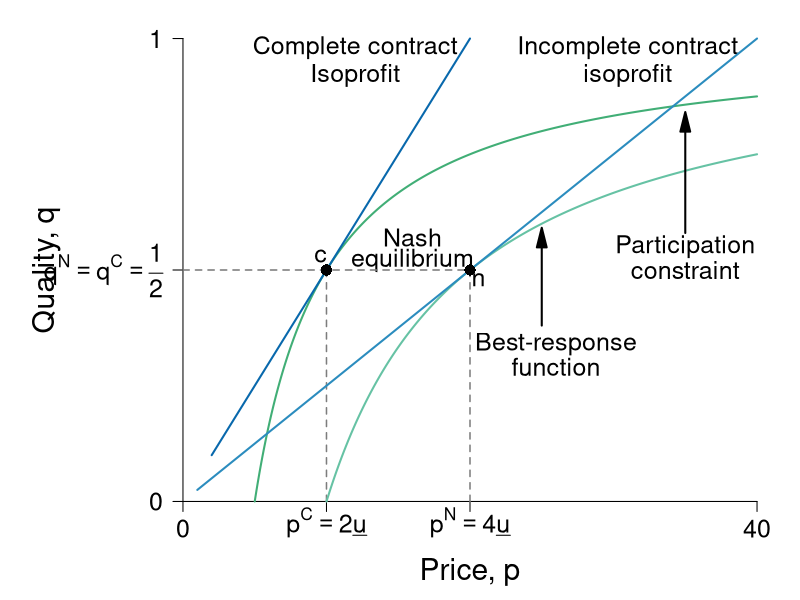

Generate this figure with R:
require(ggplot2)
require(shape)
pdf(file = "information_power/information_icc_pc.pdf", width = 9, height = 7)

#Set parameters for graphics
axislabelsize <- 1.8
labelsize <- 1.5
namesize <- 1.8
annotatesize <- 1.5
graphlinewidth <- 2
segmentlinewidth <- 1.5

COL <- c("#7fc97f", "#beaed4", "#fdc086", "#ffff99", "#386cb0", "#f0027f", "#bf5b17", "#666666")
COLA <- c("#e0f3db", "#99d8c9","#66c2a4","#41ae76", "#238b45", "#005824")
COLB <- c("#c6dbef", "#4eb3d3", "#2b8cbe", "#0868ac","#084081")
COLC <- c("#fcfbfd", "#efedf5", "#dadaeb", "#bcbddc", "#9e9ac8", "#807dba", "#6a51a3", "#54278f", "#3f007d")
grays <- gray.colors(25, start = 1, end = 0)

isov <- function(p, delta = 5) {
  (p - delta)/p
}

brfFn <- function(p, delta = 5) {
  1 - (2 * delta) /p
}

solowCondition <- function(p, delta = 5){
  (p*(1/(8*delta)))
}

par(mar =  c(4, 8, 1, 1))
xlims <- c(0, 40)
ylims <- c(0, 1)


plot(0, 0, xlim = xlims, ylim = ylims, type = "n",
     xlab = expression(paste("")),
     ylab = expression(paste("")),
     xaxt = "n", yaxt = "n", cex.lab = axislabelsize, bty = "n")

mtext(expression(paste("Price, ", p)), side = 1, line = 2.5, cex = axislabelsize)
text(-9.5, 0.5*ylims[2], expression(paste("Quality, ", q)), xpd = TRUE, cex = axislabelsize, srt = 90) 


npts <- 500 
npts2 <- 501
#Specify the sequences of points for graphing. 
xx1 <- seq(10, xlims[2], length.out = npts)
xx2 <- seq(1, xlims[2], length.out = npts)
xx0 <- seq(5, xlims[2], length.out = npts)

#Customize ticks and labels for the plot
ticksy <- c(0, 0.5, 1)
ylabels <- c(0, expression(paste(q^N == q^C, phantom() == frac(1,2))), 1)
ticksx <- c(0, 10, 20, 40)
xlabels <- c(0, expression(paste(p^C == 2*underline("u"))), expression(p^N == paste(4*underline("u"))), 40)
axis(1, at = ticksx, pos = 0, labels = xlabels, cex.axis = labelsize)
axis(2, at = ticksy, pos = 0, labels = ylabels, las = 1, cex.axis = labelsize)

#Annotation of the three graphs and the NE
text(31, 0.98, expression(paste("Incomplete contract")), cex = annotatesize)
text(31, 0.92, expression(paste("isoprofit")), cex = annotatesize)
#text(31, 0.85, expression(paste(q == frac(p, 8*underline("u")))), cex = annotatesize)
text(26, 0.34, expression(paste("Best-response")), cex = annotatesize)
text(26, 0.29, expression(paste("function")), cex = annotatesize)
#text(25, 0.21, expression(paste(q == 1 - frac(2*underline("u"), p))), cex = annotatesize)
Arrows(25, 0.38, 25, 0.57, col = "black", lty = 1, lwd = 2, arr.type = "triangle")


text(16, 0.57, expression(paste("Nash")), cex = annotatesize)
text(16, 0.52, expression(paste("equilibrium")), cex = annotatesize)
text(20.6, 0.48, expression(paste("n")), cex = annotatesize)


text(12, 0.98, expression(paste("Complete contract")), cex = annotatesize)
text(12, 0.92, expression(paste("Isoprofit")), cex = annotatesize)
#text(12, 0.85, expression(paste(q == frac(p, 4*underline("u")))), cex = annotatesize)
text(35, 0.55, expression(paste("Participation")), cex = annotatesize)
text(35, 0.5, expression(paste("constraint")), cex = annotatesize)
#text(35, 0.42, expression(paste(q == 1 - frac(underline("u"), p))), cex = annotatesize)


#Lines for the coordinates of the Nash equilbrium
segments(20, 0, 20, 0.5, lty = 2, col = grays[20], lwd = segmentlinewidth)
segments(0, 0.5, 20, 0.5, lty = 2, col = grays[20], lwd = segmentlinewidth)
segments(10, 0, 10, 0.5, lty = 2, col = grays[20], lwd = segmentlinewidth)

#Draw the lines for the graphs
lines(xx0, isov(xx0, delta = 5), col = COLA[4], lwd = graphlinewidth)
lines(xx1, brfFn(xx1), col = COLA[3], lwd = graphlinewidth)
lines(xx2, solowCondition(xx2, delta = 5), col = COLB[3], lwd = graphlinewidth)

#Add a point for the NE
points(20, 0.5, pch = 16, col = "black", cex = 1.5)

#Add a ray and a point for d.  
segments(2, 0.1, 20, 1, lty = 1, lwd = graphlinewidth, col = COLB[4])
points(10, 0.5, pch = 16, col = "black", cex = 1.5)
text(9.6, 0.53, expression(paste("c")), cex = annotatesize)

Arrows(35, 0.58, 35, 0.82, col = "black", lty = 1, lwd = 2, arr.type = "triangle")


dev.off()
